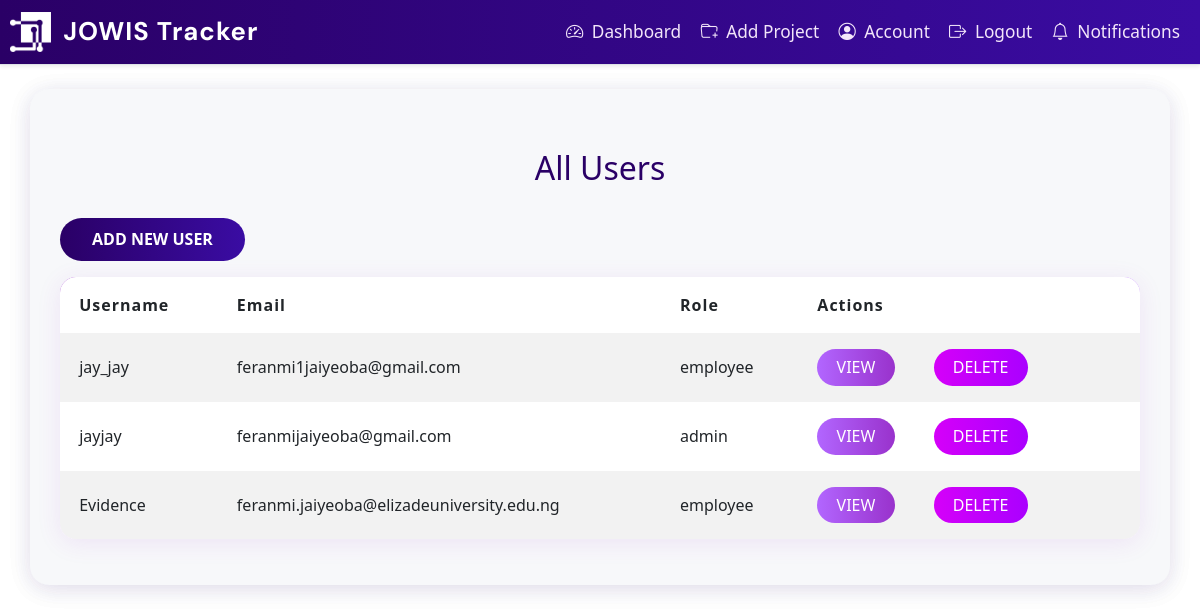
Page /admin/users (signed in) on the earlier database version.
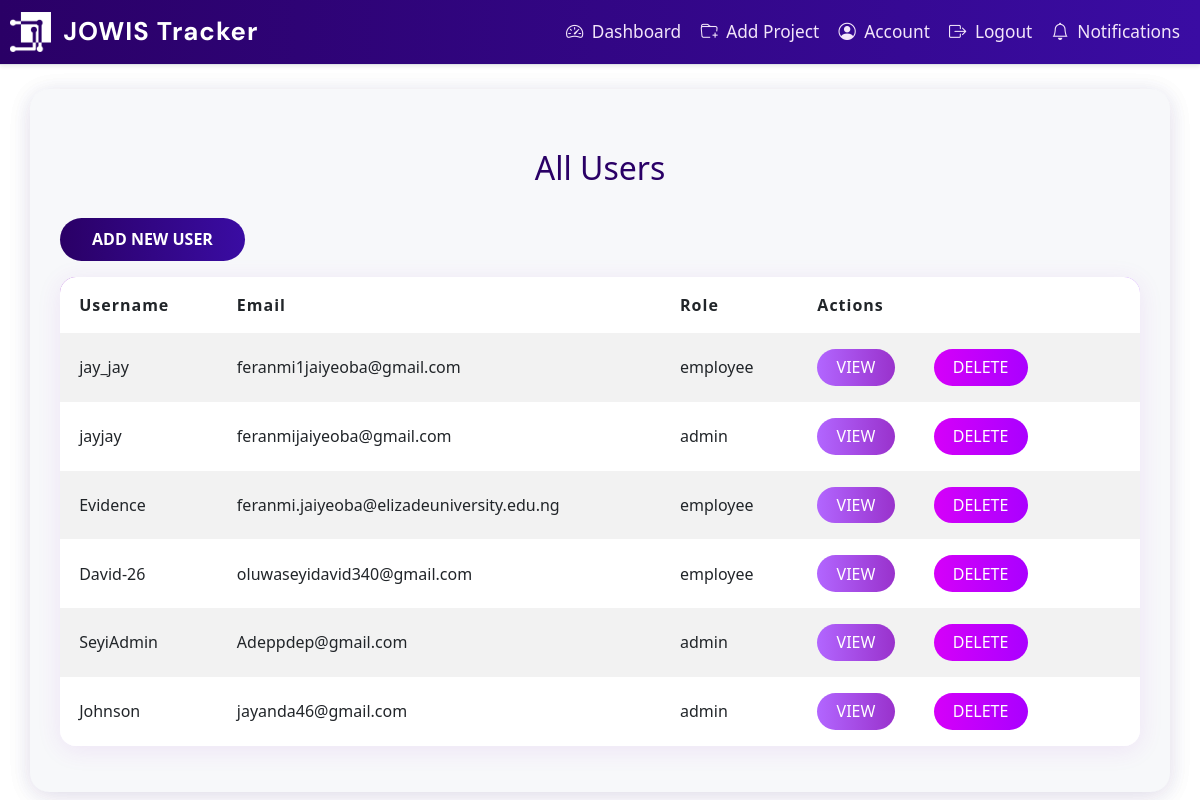
Same page on the later database version.
### app/dbmodels.py (models this page shows, shortened)
class User(db.Model, UserMixin):
    id = db.Column(db.Integer, primary_key=True)
    username = db.Column(db.String(150), unique=True, nullable=False)
    email = db.Column(db.String(150), unique=True, nullable=False)
    password_hash = db.Column(db.String(150), nullable=False)
    tasks = db.relationship("Task", backref="assigned_to", cascade='all, delete-orphan',passive_deletes=True)
    role = db.Column(db.String(50), nullable=False, default="employee") # or admin
    must_change_password = db.Column(db.Boolean, default=True)
    projects = db.relationship(
        'Project',
        secondary=project_users,
        back_populates='users'
    )
    reset_code = db.Column(db.String(8), nullable=True)
    reset_code_expiry = db.Column(db.DateTime, nullable=True)

### app/routes.py (the view)
@main.route('/admin/users')
@login_required
def admin_users():
    if current_user.role != "admin":
        abort(403)
    users = User.query.all()
    return render_template('admin_users.html', users=users)

### app/templates/admin_users.html
{% extends "base.html" %} {% block content %}
<div class="container mt-4">
  <h2>All Users</h2>
  <a href="{{ url_for('main.admin_create_user') }}" class="btn btn-success mb-3">Add New User</a>
  <table class="table table-striped">
    <thead>
      <tr>
        <th>Username</th>
        <th>Email</th>
        <th>Role</th>
        <th>Actions</th>
      </tr>
    </thead>
    <tbody>
      {% for user in users %}
      <tr>
        <td>{{ user.username }}</td>
        <td>{{ user.email }}</td>
        <td>{{ user.role }}</td>
        <td>
          <a
            href="{{ url_for('main.view_user', user_id=user.id) }}"
            class="btn btn-info btn-sm"
            >View</a
          >
          <form
            action="{{ url_for('main.delete_user', user_id=user.id) }}"
            method="POST"
            style="display: inline"
          >
            <button
              type="submit"
              class="btn btn-danger btn-sm"
              onclick="return confirm('Delete this user?');"
            >
              Delete
            </button>
          </form>
        </td>
      </tr>
      {% endfor %}
    </tbody>
  </table>
</div>
{% endblock %}

Differences in the rows shown:
added User: username "David-26", email "oluwaseyidavid340@gmail.com", role "employee"
added User: username "SeyiAdmin", email "Adeppdep@gmail.com", role "admin"
added User: username "Johnson", email "jayanda46@gmail.com", role "admin"
